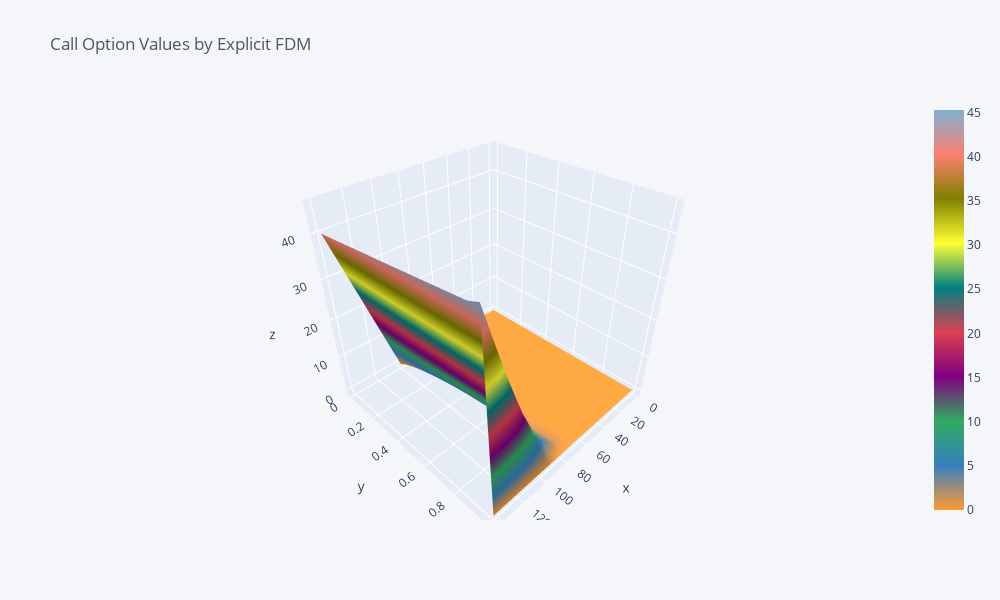

The notebook cell this image was saved under:
### Code cell
# Plot the call option payoff
grid.iloc[0:15,:].iplot(kind = 'surface', title='Call Option Values by Explicit FDM')

### Figure 1 — Plotly figure (JSON) as saved in the notebook; plotly's stock layout.template omitted (floating-point values rounded to 4 significant figures; data arrays with more than 128 entries replaced by an {"elided": "..."} marker saying what was removed)
{"data": [{"colorscale": [[0, "rgb(255, 153, 51)"], [0.1111, "rgb(55, 128, 191)"], [0.2222, "rgb(50, 171, 96)"], [0.3333, "rgb(128, 0, 128)"], [0.4444, "rgb(219, 64, 82)"], [0.5556, "rgb(0, 128, 128)"], [0.6667, "rgb(255, 255, 51)"], [0.7778, "rgb(128, 128, 0)"], [0.8889, "rgb(251, 128, 114)"], [1, "rgb(128, 177, 211)"]], "type": "surface", "x": [0, 10, 20, 30, 40, 50, 60, 70, 80, 90, 100, 110, 120, 130, 140], "y": [0, 0.056, 0.111, 0.167, 0.222, 0.278, 0.333, 0.389, 0.444, 0.5, 0.556, 0.611, 0.667, 0.722, 0.778, 0.833, 0.889, 0.944, 1], "z": {"elided": "19x15 float values"}}], "layout": {"height": 600, "legend": {"bgcolor": "#F5F6F9", "font": {"color": "#4D5663"}}, "paper_bgcolor": "#F5F6F9", "plot_bgcolor": "#F5F6F9", "title": {"font": {"color": "#4D5663"}, "text": "Call Option Values by Explicit FDM"}, "width": 1000, "xaxis": {"gridcolor": "#E1E5ED", "showgrid": true, "tickfont": {"color": "#4D5663"}, "title": {"font": {"color": "#4D5663"}, "text": ""}, "zerolinecolor": "#E1E5ED"}, "yaxis": {"gridcolor": "#E1E5ED", "showgrid": true, "tickfont": {"color": "#4D5663"}, "title": {"font": {"color": "#4D5663"}, "text": ""}, "zerolinecolor": "#E1E5ED"}}}
